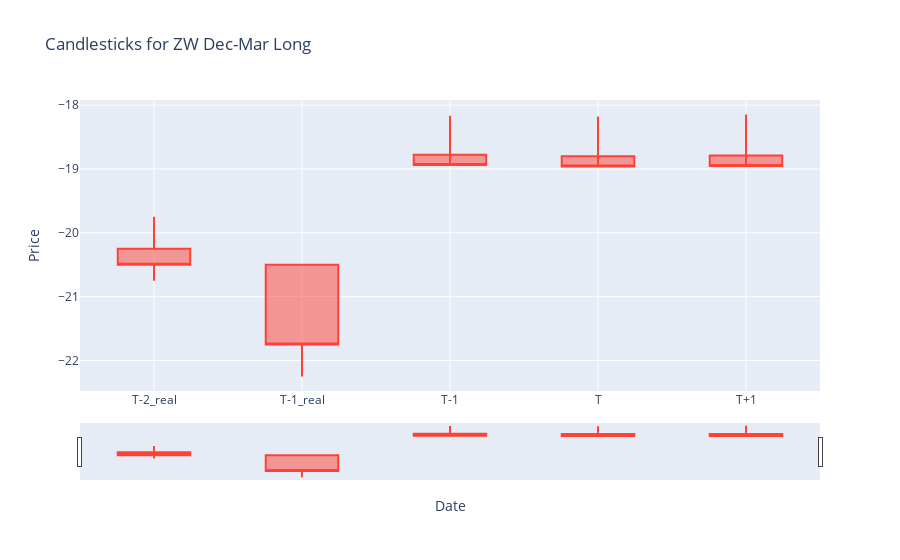

Notebook code cell kept with this figure:
### Code cell
candle = go.Candlestick(
    x=['T-2_real','T-1_real','T-1','T','T+1'],  
    open=ohlc['Open'],
    high=ohlc['High'],
    low=ohlc['Low'],
    close=ohlc['Close']
)

# Create a figure and add the candlestick
fig = go.Figure(data=[candle])

# Update layout to show titles
fig.update_layout(title='Candlesticks for '+files[-1][-19:-9]+" Long", xaxis_title='Date', yaxis_title='Price')
# fig.update_layout(title='Candlesticks for '+files[-1][-15:-9], xaxis_title='Date', yaxis_title='Price')

# Show the figure
fig.show()

### Figure 1 — Plotly figure (JSON) as saved in the notebook; plotly's stock layout.template omitted (floating-point values rounded to 4 significant figures)
{"data": [{"close": [-20.5, -21.75, -18.94, -18.96, -18.95, -18.92], "high": [-19.75, -20.5, -18.17, -18.18, -18.15, -18.09], "low": [-20.75, -22.25, -18.77, -18.77, -18.74, -18.69], "open": [-20.25, -20.5, -18.78, -18.8, -18.79, -18.76], "type": "candlestick", "x": ["T-2_real", "T-1_real", "T-1", "T", "T+1"]}], "layout": {"title": {"text": "Candlesticks for ZW Dec-Mar Long"}, "xaxis": {"title": {"text": "Date"}}, "yaxis": {"title": {"text": "Price"}}}}
